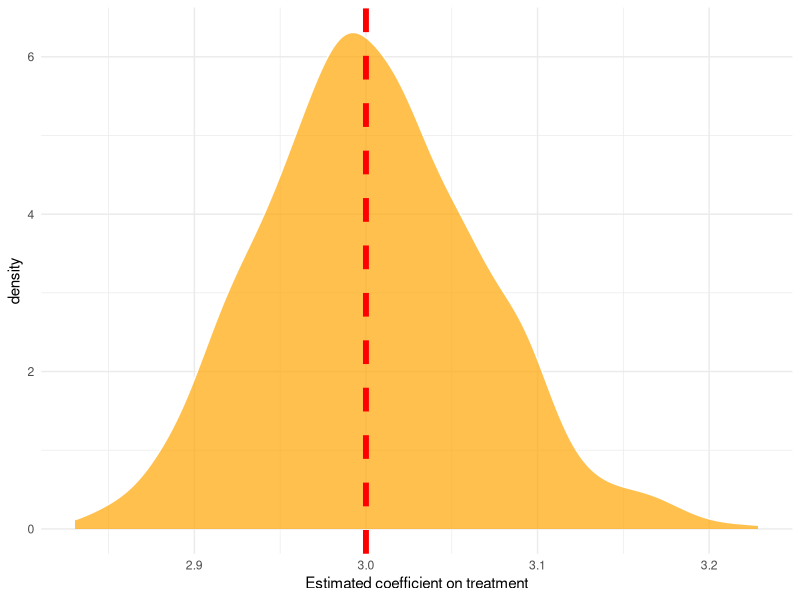

Generate this figure with R:
library(tidyverse)
library(broom)

fake = tibble(instrument = rnorm(500), 
       confound = rnorm(500)) %>% 
  mutate(treatment = 1 * instrument + 4 * confound) %>% 
  mutate(outcome = rnorm(500) + 3*treatment - 2 * confound)


lm(outcome ~ treatment, data = fake) %>% summary()
lm(outcome ~ treatment + confound, data = fake) %>% summary()


first_stage = lm(treatment ~ instrument, data = fake)
first_stage_fit = augment(first_stage, fake)
first_stage_fit = fake %>% 
  mutate(.fitted = coef(first_stage)[1] + 
           coef(first_stage)[2]*instrument)

lm(outcome ~ .fitted, data = first_stage_fit)


estimate = AER::ivreg(outcome ~ treatment | instrument, data = fake)
estimate


# repeat simulations
simulate_instrument = function(x)
{
  fake = tibble(instrument = rnorm(500), 
                unobserv = rnorm(500)) %>% 
    mutate(treatment = instrument + unobserv) %>% 
    mutate(outcome = rnorm(500) + 3*treatment - unobserv)
  
  estimate = coef(AER::ivreg(outcome ~ treatment | instrument, 
                             data = fake))[[2]]
  
  return(estimate)

}


simulations = tibble(reps = 1:1e3) %>% 
  mutate(estimate = map_dbl(.x = reps, .f = simulate_instrument))


ggplot(simulations, aes(x = estimate)) + 
  geom_density(fill = "orange", alpha = .7, color = "white") + 
  geom_vline(xintercept = 3, lty = 2, size = 2, color = "red") + 
  theme_minimal() + 
  labs(x = "Estimated coefficient on treatment")
